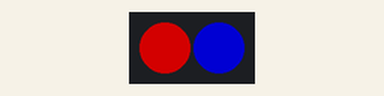
Bench run of a sketch on a simulated Arduino Uno, built with avr-gcc and run on an emulated ATmega328P. Shown: 2 RGB LEDs in strip order, left to right. Dim RGB values are drawn brighter than linear.

Above: at 0.2 s.
At 0.7 s:
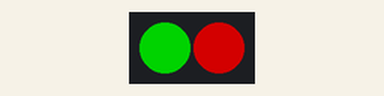
At 2.7 s:
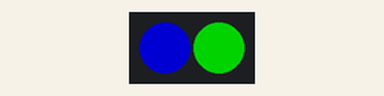
Timing chart, 0 to 3.5 s (numbered marks = the images above):
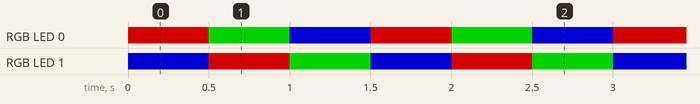

The sketch:

MeCoreRGB.ino
```cpp
// Program MeCoreRGB for Makeblock mCore.
// mCore is like an Arduino Uno with onboard
// modules.The Makeblock Lib for Arduino IDE.
// is used.

//Red, Blue, Green LEDs right to left

// Programmed by Darell J LeGare

#include "MeMCore.h"

#define red        125,000,000
#define green      000,125,000
#define blue       000,000,125

MeRGBLed led(PORT_7, 2);

void setup()
{
}

void loop()
{
  led.setColorAt (0, red);
  led.setColorAt (1, blue);
  led.show();
  delay (500);
  led.setColorAt (0, green);
  led.setColorAt (1, red);
  led.show();
  delay (500);
  led.setColorAt (0, blue);
  led.setColorAt (1, green);
  led.show();
  delay (500);
}
```

Measured:
- by itself, RGB LED 0: repeats every 1.5 s: RGB(0, 125, 0) 0.50 s, RGB(0, 0, 125) 0.50 s, RGB(125, 0, 0) 0.50 s
- by itself, RGB LED 1: repeats every 1.5 s: RGB(125, 0, 0) 0.50 s, RGB(0, 125, 0) 0.50 s, RGB(0, 0, 125) 0.50 s
- by itself, everything shown: repeats every 1.5 s, in 3 steps
